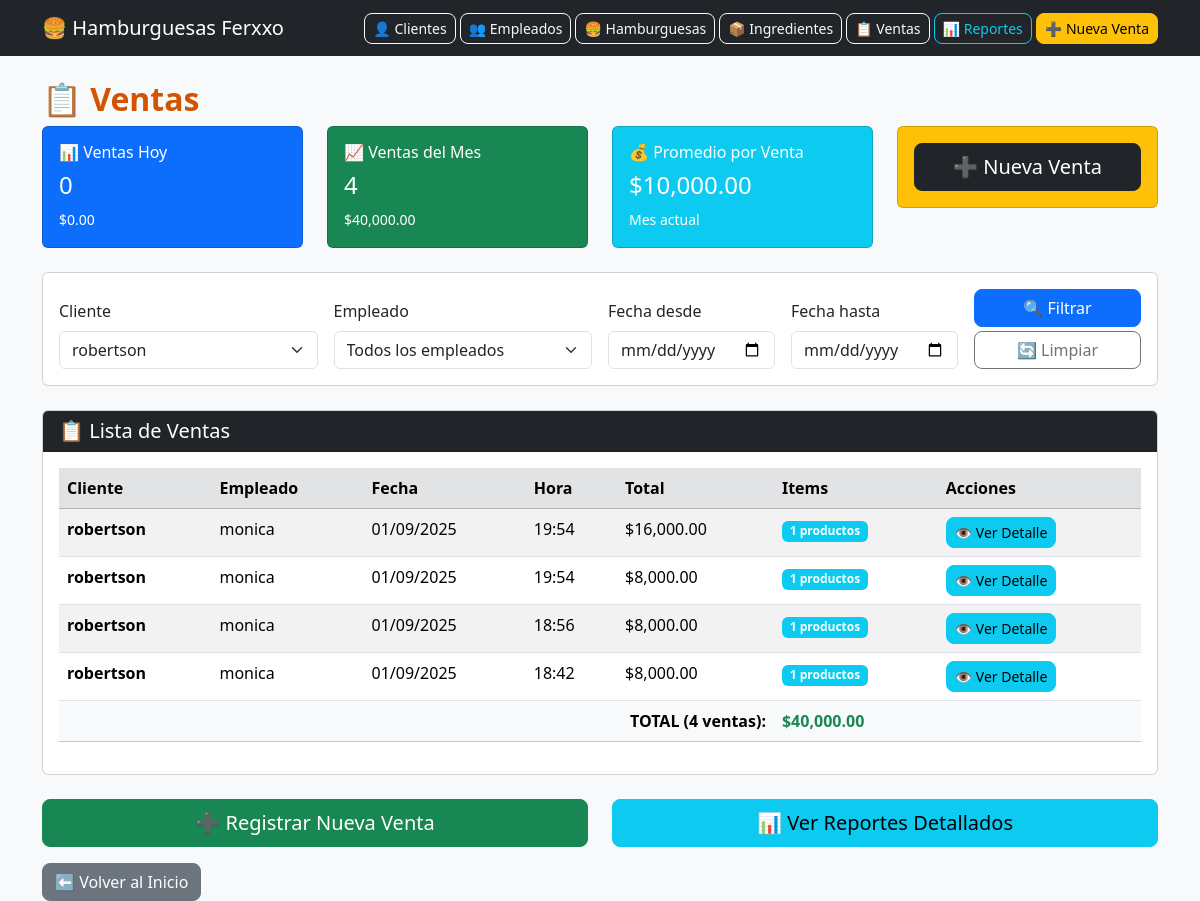
/ventas.php?cliente=6, run on the app's committed database.
### tables this page shows
CREATE TABLE `ventas` (
  `id_venta` int(11) NOT NULL,
  `cliente_id` int(11) DEFAULT NULL,
  `empleado_id` int(11) DEFAULT NULL,
  `fecha` datetime DEFAULT current_timestamp(),
  `valor_total` decimal(10,2) NOT NULL
);

CREATE TABLE `clientes` (
  `id_cliente` int(11) NOT NULL,
  `nombre` varchar(100) NOT NULL,
  `direccion` varchar(150) DEFAULT NULL,
  `telefono` varchar(20) DEFAULT NULL
);

CREATE TABLE `empleados` (
  `id_empleado` int(11) NOT NULL,
  `nombre` varchar(100) NOT NULL,
  `apellido` varchar(100) NOT NULL,
  `cargo` varchar(50) NOT NULL
);

### ventas.php (the view, shortened to what this page needs)
<?php
include("config/db.php");
include("header.php");
?>
<h2>📋 Ventas</h2>
<?php
$stats_hoy = $conn->query("SELECT COUNT(*) as ventas_hoy, COALESCE(SUM(valor_total), 0) as ingresos_hoy
                          FROM ventas WHERE DATE(fecha) = CURDATE()")->fetch_assoc();
$stats_mes = $conn->query("SELECT COUNT(*) as ventas_mes, COALESCE(SUM(valor_total), 0) as ingresos_mes
                          FROM ventas WHERE MONTH(fecha) = MONTH(CURDATE()) AND YEAR(fecha) = YEAR(CURDATE())")->fetch_assoc();
?>
<div class="row mb-4">
    <div class="col-md-3">
        <div class="card bg-primary text-white">
            <div class="card-body">
                <h6>📊 Ventas Hoy</h6>
                <h4><?= $stats_hoy['ventas_hoy'] ?></h4>
                <small>$<?= number_format($stats_hoy['ingresos_hoy'], 2) ?></small>
            </div>
        </div>
    </div>
    <div class="col-md-3">
        <div class="card bg-success text-white">
            <div class="card-body">
                <h6>📈 Ventas del Mes</h6>
                <h4><?= $stats_mes['ventas_mes'] ?></h4>
                <small>$<?= number_format($stats_mes['ingresos_mes'], 2) ?></small>
            </div>
        </div>
    </div>
    <div class="col-md-3">
        <div class="card bg-info text-white">
            <div class="card-body">
                <h6>💰 Promedio por Venta</h6>
                <h4>$<?= $stats_mes['ventas_mes'] > 0 ? number_format($stats_mes['ingresos_mes'] / $stats_mes['ventas_mes'], 2) : '0.00' ?></h4>
                <small>Mes actual</small>
            </div>
        </div>
    </div>
    <div class="col-md-3">
        <div class="card bg-warning text-dark">
            <div class="card-body text-center">
                <a href="nueva_venta.php" class="btn btn-dark btn-lg w-100">
                    ➕ Nueva Venta
                </a>
            </div>
        </div>
    </div>
</div>
<div class="card mb-4">
    <div class="card-body">
        <form method="GET" class="row g-3 align-items-end">
            <div class="col-md-3">
                <label class="form-label">Cliente</label>
                <select name="cliente" class="form-select">
                    <?php
                    $clientes = $conn->query("SELECT DISTINCT c.id_cliente, c.nombre
                                             FROM clientes c
                                             INNER JOIN ventas v ON c.id_cliente = v.cliente_id
                                             ORDER BY c.nombre");
                    while($c = $clientes->fetch_assoc()){
                        $selected = (isset($_GET['cliente']) && $_GET['cliente'] == $c['id_cliente']) ? 'selected' : '';
                        echo "<option value='{$c['id_cliente']}' $selected>{$c['nombre']}</option>";
                    }
                    ?>
                </select>
            </div>
            <div class="col-md-3">
                <label class="form-label">Empleado</label>
                <select name="empleado" class="form-select">
                    <option value="">Todos los empleados</option>
                </select>
            </div>
            <div class="col-md-2">
                <label class="form-label">Fecha desde</label>
                <input type="date" name="fecha_desde" class="form-control" value="<?= $_GET['fecha_desde'] ?? '' ?>">
            </div>
            <div class="col-md-2">
                <label class="form-label">Fecha hasta</label>
                <input type="date" name="fecha_hasta" class="form-control" value="<?= $_GET['fecha_hasta'] ?? '' ?>">
            </div>
            <div class="col-md-2">
                <button type="submit" class="btn btn-primary w-100">🔍 Filtrar</button>
                <a href="ventas.php" class="btn btn-outline-secondary w-100 mt-1">🔄 Limpiar</a>
            </div>
        </form>
    </div>
</div>
<div class="card">
    <div class="card-header bg-dark text-white">
        <h5 class="mb-0">📋 Lista de Ventas</h5>
    </div>
    <div class="card-body">
        <div class="table-responsive">
            <table class="table table-striped table-hover">
                <thead class="table-secondary">
                    <tr>
                        <th>Cliente</th>
                        <th>Empleado</th>
                        <th>Fecha</th>
                        <th>Hora</th>
                        <th>Total</th>
                        <th>Items</th>
                        <th>Acciones</th>
                    </tr>
                </thead>
                <tbody>
                    <?php
                    $where_conditions = [];
                    $params = [];
                    $types = '';
                    if(isset($_GET['cliente']) && !empty($_GET['cliente'])){
                        $where_conditions[] = "v.cliente_id = ?";
                        $params[] = (int)$_GET['cliente'];
                        $types .= 'i';
                    }
                    $where_clause = '';
                    if(!empty($where_conditions)){
                        $where_clause = 'WHERE ' . implode(' AND ', $where_conditions);
                    }
                    $sql = "SELECT v.id_venta, v.cliente_id, v.empleado_id, v.fecha, v.valor_total,
                                   c.nombre AS cliente, e.nombre AS empleado,
                                   COUNT(dv.id_detalle) as total_items,
                                   SUM(dv.cantidad) as total_productos
                            FROM ventas v
                            LEFT JOIN clientes c ON v.cliente_id = c.id_cliente
                            LEFT JOIN empleados e ON v.empleado_id = e.id_empleado
                            LEFT JOIN detalle_ventas dv ON v.id_venta = dv.venta_id
                            $where_clause
                            GROUP BY v.id_venta
                            ORDER BY v.id_venta DESC
                            LIMIT 50";
                    if(!empty($params)){
                        $stmt = $conn->prepare($sql);
                        $stmt->bind_param($types, ...$params);
                        $stmt->execute();
                        $result = $stmt->get_result();
                    } else {
                        $result = $conn->query($sql);
                    }
                    $total_mostrado = 0;
                    $suma_total = 0;
                    while($row = $result->fetch_assoc()){
                        $total_mostrado++;
                        $suma_total += $row['valor_total'];
                        if($row['valor_total'] >= 50000){
                            $total_class = 'text-success fw-bold';
                        } else if($row['valor_total'] >= 20000){
                            $total_class = 'text-primary fw-bold';
                        } else {
                            $total_class = '';
                        }
                        echo "<tr>
                                <td><strong>{$row['cliente']}</strong></td>
                                <td>{$row['empleado']}</td>
                                <td>".date('d/m/Y', strtotime($row['fecha']))."</td>
                                <td>".date('H:i', strtotime($row['fecha']))."</td>
                                <td class='$total_class'>$".number_format($row['valor_total'], 2)."</td>
                                <td><span class='badge bg-info'>{$row['total_productos']} productos</span></td>
                                <td>
                                    <a href='venta_detalle.php?id={$row['id_venta']}' class='btn btn-sm btn-info'>
                                        👁️ Ver Detalle
                                    </a>
                                </td>
                              </tr>";
                    }
                    ?>
                </tbody>
                <?php if($total_mostrado > 0): ?>
                <tfoot class="table-light">
                    <tr class="fw-bold">
                        <td colspan="5" class="text-end">TOTAL (<?= $total_mostrado ?> ventas):</td>
                        <td class="text-success">$<?= number_format($suma_total, 2) ?></td>
                        <td colspan="2"></td>
                    </tr>
                </tfoot>
                <?php endif; ?>
            </table>
        </div>
    </div>
</div>
<div class="row mt-4">
    <div class="col-md-6">
        <div class="d-grid gap-2">
            <a href="nueva_venta.php" class="btn btn-success btn-lg">
                ➕ Registrar Nueva Venta
            </a>
        </div>
    </div>
    <div class="col-md-6">
        <div class="d-grid gap-2">
            <a href="reporte_ventas.php" class="btn btn-info btn-lg">
                📊 Ver Reportes Detallados
            </a>
        </div>
    </div>
</div>
<div class="mt-3">
    <a href="index.php" class="btn btn-secondary">⬅️ Volver al Inicio</a>
</div>
<?php include("footer.php"); ?>

### css/custom.css (style rules this page uses)
body { font-family: 'Segoe UI', Tahoma, Geneva, Verdana, sans-serif; }
h1, h2 { font-weight: bold; color: #d35400; }
.btn { border-radius: 8px; }

### data on the page
ventas: cliente.nombre "robertson", empleado.nombre "monica", fecha "01/09/2025", fecha "19:54", valor_total "16,000.00", total_productos "1"
ventas: cliente.nombre "robertson", empleado.nombre "monica", fecha "01/09/2025", fecha "19:54", valor_total "8,000.00", total_productos "1"
ventas: cliente.nombre "robertson", empleado.nombre "monica", fecha "01/09/2025", fecha "18:56", valor_total "8,000.00", total_productos "1"
ventas: cliente.nombre "robertson", empleado.nombre "monica", fecha "01/09/2025", fecha "18:42", valor_total "8,000.00", total_productos "1"

### other printed values
$stats_hoy['ventas_hoy'] "0"
$stats_hoy['ingresos_hoy'] "0.00"
$stats_mes['ventas_mes'] "4"
$stats_mes['ingresos_mes'] "40,000.00"
$stats_mes['ingresos_mes'] / $stats_mes['ventas_mes'] "10,000.00"
$total_mostrado "4"
$suma_total "40,000.00"
form field cliente "robertson"
